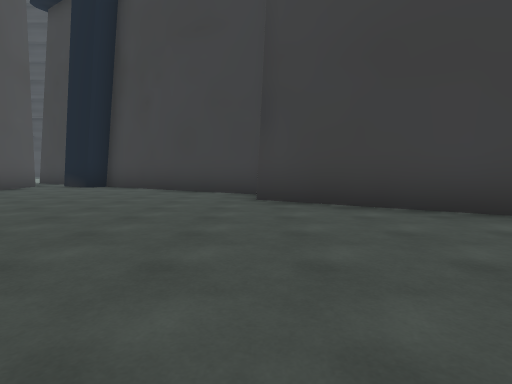
View 1 (above)

12 first-person views from a walk through a 3-D level made in the Unity game engine. The camera is 1.2 m above the floor, tilts 4° down and sees 80° across. The floor is counted in squares, 2.48 m on a side. Each view is taken from the middle of a square. On the plan, view 1 faces up. The plan holds only what a view shows up to about 9 squares ahead; the rest is blank. The place goes on beyond the plan. The player character is not drawn.

View 2
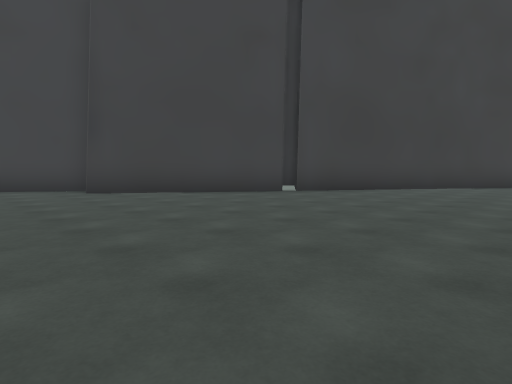

View 3
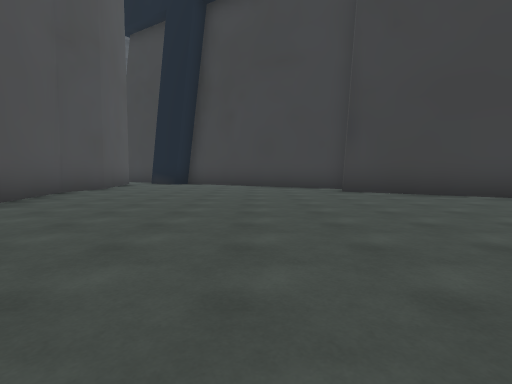

View 4
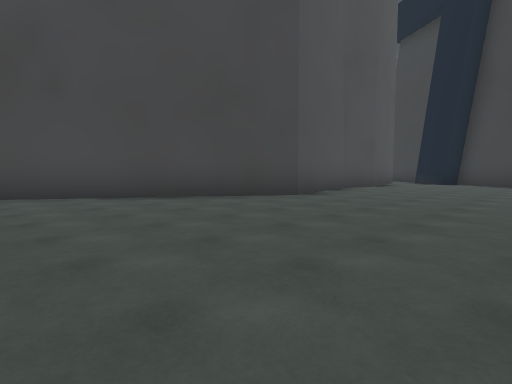

View 5
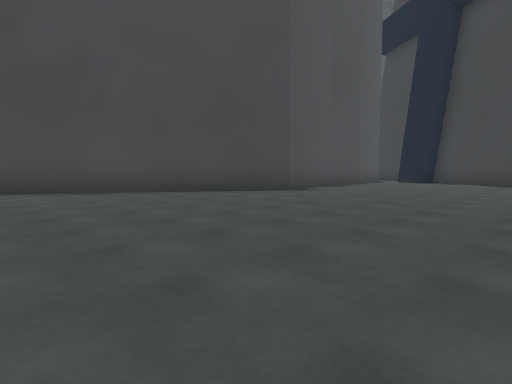

View 6
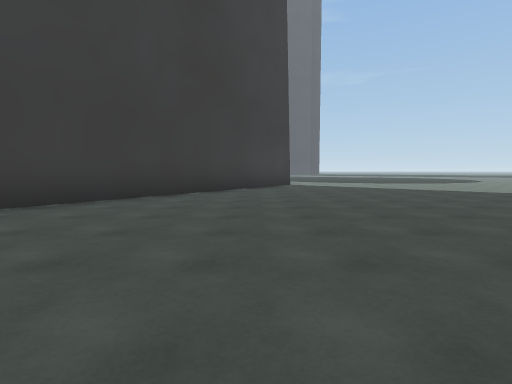

View 7
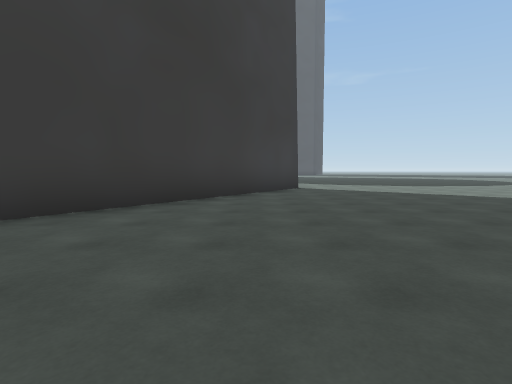

View 8
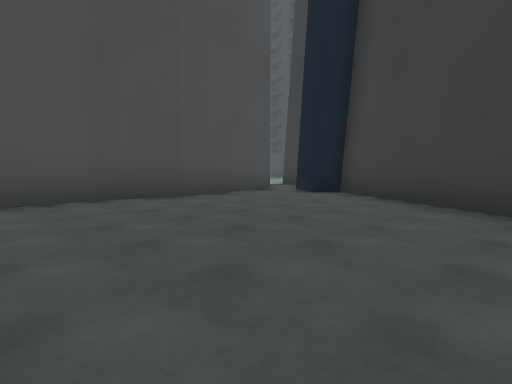

View 9
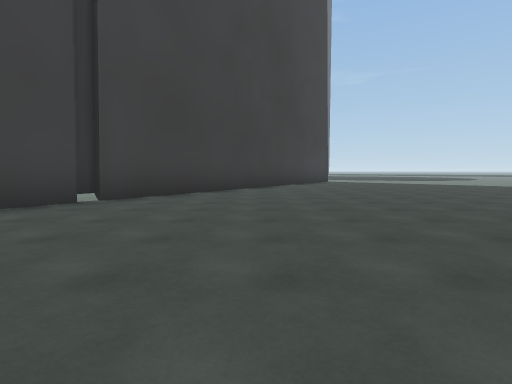

View 10
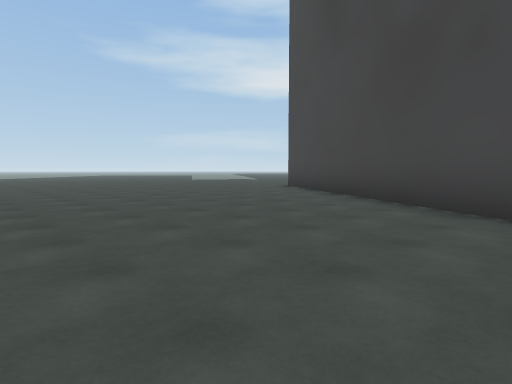

View 11
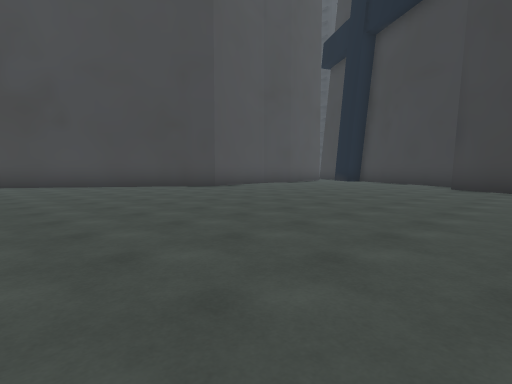

View 12
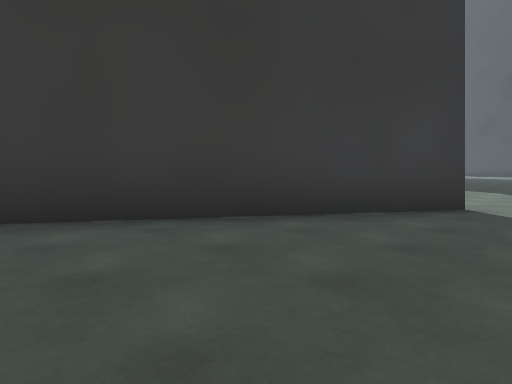

### Floor plan
Points are (right, up) in squares from view 1. A wall is a line through its corners. A room is listed if a view was taken in it or the views show most of it. See-through windows are left out.
Room 1 (views 1, 2, 3, 4, 5, 6, 7, 8, 9, 10, 11, 12)
walls: (3.6, 2.7) (-0.1, 5.1); (0.4, 6) (-4.4, 9.1) (-4.8, 8.6) (-5.9, 9.4); (-6.7, 9.3) (-6, 6) (-6.3, 4.7) (-5.7, 1.9) (-9.9, -4.5); (12.6, -3.2) (3.9, 2.5)
ways out: opening at (12, -4)

Positions as (right, up) in squares from view 1, and headings:
1: (0, 0), facing up
2: (-2, -2), facing up-right
3: (-2, -2), facing up
4: (-2, -3), facing up-left
5: (-1, -4), facing up-left
6: (2, -2), facing right
7: (4, -2), facing right
8: (-1, 3), facing up-left
9: (-1, 0), facing right
10: (-4, -1), facing down-left
11: (2, -4), facing up-left
12: (8, -4), facing up-right
